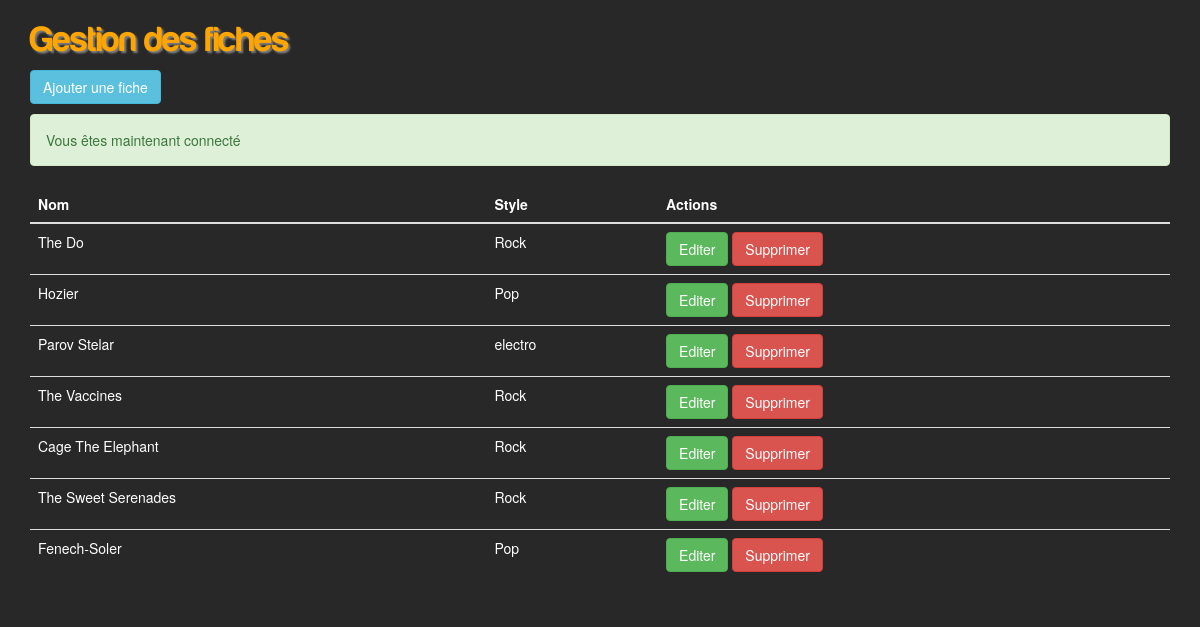
Page /workshop/workshop_gestion_fiches.php (signed in) on the committed database.
### tables this page shows
CREATE TABLE IF NOT EXISTS `artistes` (
  `id` int(11) NOT NULL AUTO_INCREMENT,
  `nom` varchar(255) NOT NULL,
  `style` varchar(255) NOT NULL,
  `oldies` tinytext NOT NULL,
  `membres` varchar(255) NOT NULL,
  `description` varchar(1000) NOT NULL,
  `discographie` varchar(255) NOT NULL,
  `date_ajout` datetime NOT NULL,
  `image` text NOT NULL,
  `soundcloud` text NOT NULL,
  `image_fiche` varchar(255) NOT NULL,
  `color` varchar(255) NOT NULL,
  PRIMARY KEY (`id`)
);

### lib/auth.php (called while the page is built, shortened)
<?php
function csrf(){
	return 'csrf=' . $_SESSION['csrf'];
}

### workshop/workshop_gestion_fiches.php (the view, shortened to what this page needs)
<?php
include '../lib/includes.php';
$select = $bdd->query("SELECT id, nom, style FROM artistes");
$categories = $select->fetchAll();
?>
<!DOCTYPE html>
<html>
  <head>
    <link href="<?php echo WEBROOT; ?>css/bootstrap/bootstrap.css" rel="stylesheet">
    <link href="<?php echo WEBROOT; ?>css/style.css" rel="stylesheet">
  </head>
  <body>
  <div class="row">
  <div class="container">
  <h1>Gestion des fiches</h1>
  <p>
    <a href="workshop_edit_fiches.php" class="btn btn-info">Ajouter une fiche</a>
  </p>
  <?php echo flash(); ?>
  <table class="table">
    <thead>
      <tr>
        <th>Nom</th>
        <th>Style</th>
        <th>Actions</th>
      </tr>
      <tbody>
        <?php foreach ($categories as $category): ?>
        <tr>
          <td><?php echo $category['nom']; ?></td>
          <td><?php echo $category['style']; ?></td>
          <td>
            <a href="workshop_edit_fiches.php?id=<?php echo $category['id']; ?>" class="btn btn-success">Editer</a>
            <a href="?delete=<?php echo $category['id']; ?>&<?php echo csrf(); ?>" class="btn btn-danger" onclick="return confirm('Supprimer ?');">Supprimer</a>
          </td>
        </tr>
        <?php endforeach; ?>
      </tbody>
    </thead>
  </table>
</div>
</div>
  </body>
</html>

### css/style.css (style rules this page uses)
body { background-image: url('../background.jpeg'); background-attachment: scroll; }
a, a:hover { text-decoration: none; }
h1 { color: orange; font-family: Harabara; text-shadow: 2px 2px 2px grey; }
footer, a { color: white; }
table, form { color: white; }

### rows in the picture
artistes: nom "The Do", style "Rock"
artistes: nom "Hozier", style "Pop"
artistes: nom "Parov Stelar", style "electro"
artistes: nom "The Vaccines", style "Rock"
artistes: nom "Cage The Elephant", style "Rock"
artistes: nom "The Sweet Serenades", style "Rock"
artistes: nom "Fenech-Soler", style "Pop"

### other values in the picture
$message "Vous êtes maintenant connecté"
